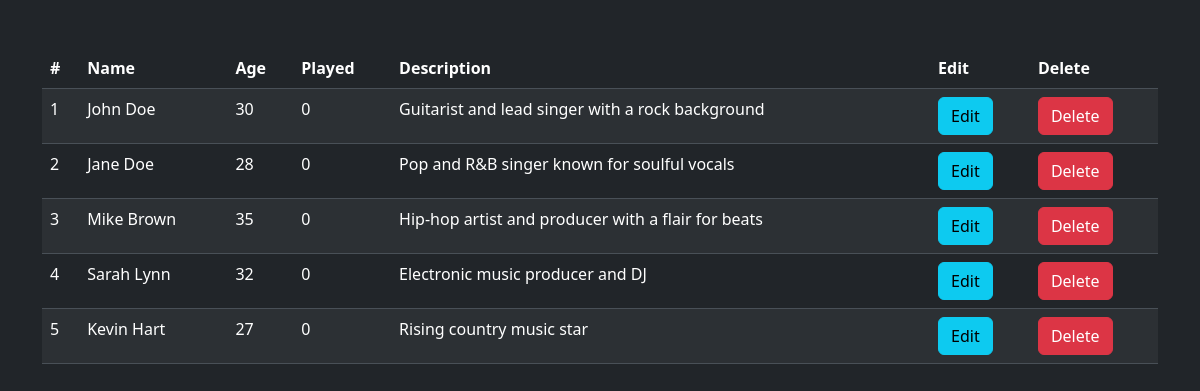
/admin/allArtists.php (signed in), run on an earlier commit of the app's database.
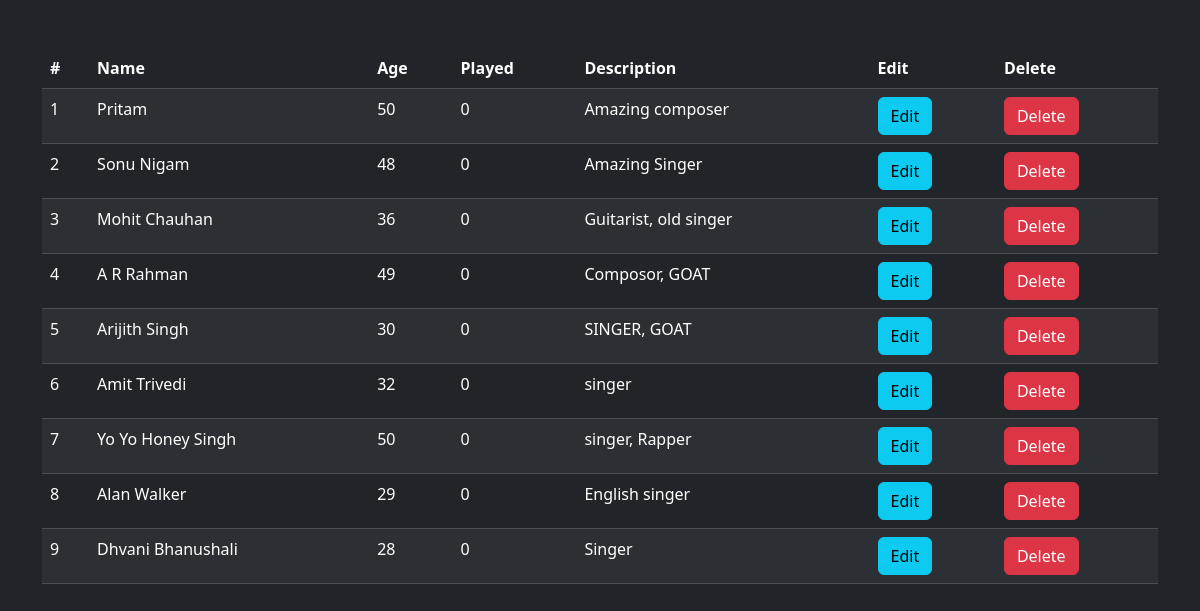
And on a later commit of the database.
### tables this page shows
CREATE TABLE `artists` (
  `artist_id` int NOT NULL AUTO_INCREMENT,
  `name` varchar(50) NOT NULL,
  `age` int DEFAULT NULL,
  `description` text,
  `popularity` int NOT NULL DEFAULT '0',
  `image` varchar(200) NOT NULL DEFAULT 'https://cdn-icons-png.freepik.com/512/8742/8742495.png',
  PRIMARY KEY (`artist_id`)
);

### admin/allArtists.php (the view, shortened to what this page needs)
<?php
  require_once('comps/connection.php');
  $query = "SELECT * FROM artists";
$result = $conn->query($query);
?>
<!doctype html>
<html lang="en">
<head>
  <?php require_once('comps/head.php'); ?>
</head>
<body data-bs-theme="dark">
  <div class="container mt-5">
    <table class="table table-striped">
      <thead>
        <tr>
          <th scope="col">#</th>
          <th scope="col">Name</th>
          <th scope="col">Age</th>
          <th scope="col">Played</th>
          <th scope="col">Description</th>
          <th scope="col">Edit</th>
          <th scope="col">Delete</th>
        </tr>
      </thead>
      <tbody>
        <?php
        if($result->num_rows > 0){
          foreach ($result as $artist) {
            echo '<tr>';
            echo '<td>' . $artist['artist_id'] . '</td>';
            echo '<td>' . $artist['name'] . '</td>';
            echo '<td>' . $artist['age'] . '</td>';
            echo '<td>' . $artist['popularity'] . '</td>';
            echo '<td>' . $artist['description'] . '</td>';
            echo '<td><button class="btn btn-info">Edit</button></td>
                      <td><form method="POST" action="addArtist.php">
                                <input type="hidden" name="artist_id" value="'.$artist['artist_id'].'">
                                <button type="submit" name="delete_artist" class="btn btn-danger">Delete</button>
                            </form></td>
            </tr>';
        }
        }
        ?>
      </tbody>
    </table>
  </div>
</body>
</html>

What changed in the data, as far as the page shows it:
changed artists id 1: name "John Doe" → "Pritam"; age "30" → "50"; description "Guitarist and lead singer with a rock background" → "Amazing composer"
changed artists id 2: name "Jane Doe" → "Sonu Nigam"; age "28" → "48"; description "Pop and R&B singer known for soulful vocals" → "Amazing Singer"
changed artists id 3: name "Mike Brown" → "Mohit Chauhan"; age "35" → "36"; description "Hip-hop artist and producer with a flair for beats" → "Guitarist, old singer"
changed artists id 4: name "Sarah Lynn" → "A R Rahman"; age "32" → "49"; description "Electronic music producer and DJ" → "Composor, GOAT"
changed artists id 5: name "Kevin Hart" → "Arijith Singh"; age "27" → "30"; description "Rising country music star" → "SINGER, GOAT"
added artists: artist_id "6", name "Amit Trivedi", age "32", popularity "0", description "singer"
added artists: artist_id "7", name "Yo Yo Honey Singh", age "50", popularity "0", description "singer, Rapper"
added artists: artist_id "8", name "Alan Walker", age "29", popularity "0", description "English singer"
added artists: artist_id "9", name "Dhvani Bhanushali", age "28", popularity "0", description "Singer"
